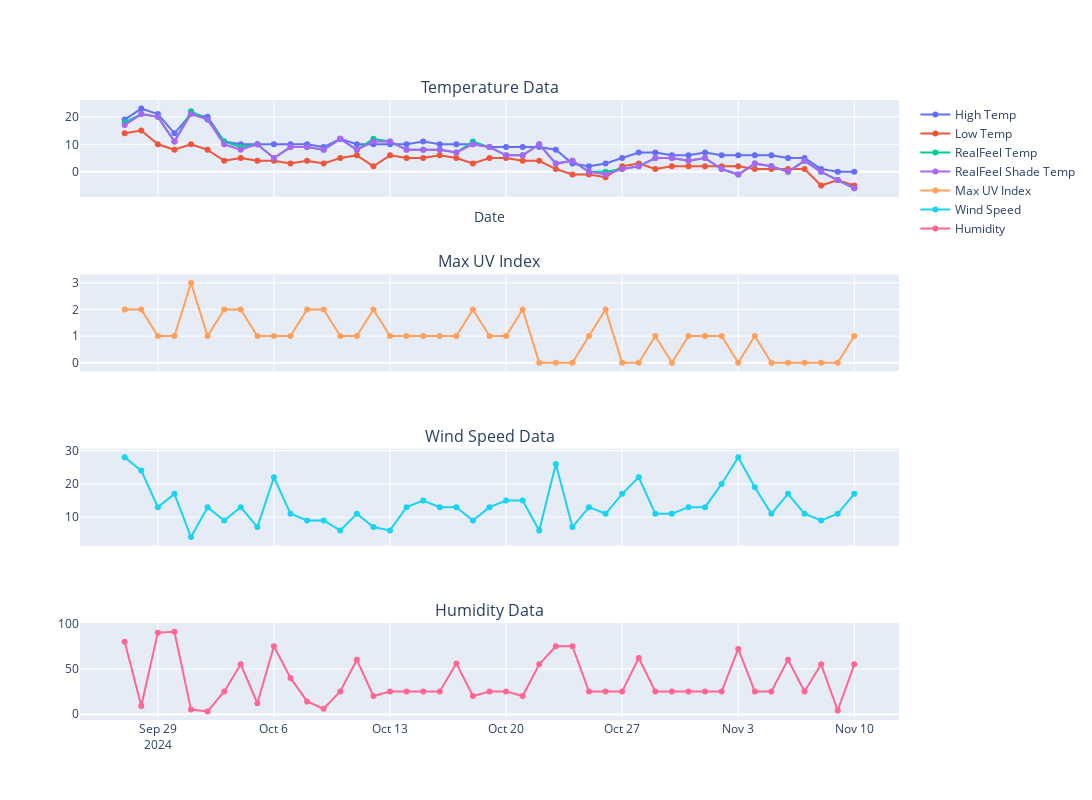

Notebook cell for this chart:
### Code cell
import pandas as pd
import plotly.express as px
import plotly.graph_objects as go
from plotly.subplots import make_subplots
from datetime import datetime


# Create subplots with shared x-axes
fig = make_subplots(rows=4, cols=1, shared_xaxes=True, subplot_titles=("Temperature Data", "Max UV Index", "Wind Speed Data", "Humidity Data"))

# Add temperature data to the first subplot
fig.add_trace(go.Scatter(x=df['Date'], y=df['High Temp'], mode='lines+markers', name='High Temp', hovertemplate='%{y}°C<br>%{x|%m/%d}'), row=1, col=1)
fig.add_trace(go.Scatter(x=df['Date'], y=df['Low Temp'], mode='lines+markers', name='Low Temp', hovertemplate='%{y}°C<br>%{x|%m/%d}'), row=1, col=1)
fig.add_trace(go.Scatter(x=df['Date'], y=df['RealFeel Temp'], mode='lines+markers', name='RealFeel Temp', hovertemplate='%{y}°C<br>%{x|%m/%d}'), row=1, col=1)
fig.add_trace(go.Scatter(x=df['Date'], y=df['RealFeel Shade Temp'], mode='lines+markers', name='RealFeel Shade Temp', hovertemplate='%{y}°C<br>%{x|%m/%d}'), row=1, col=1)

# Add Max UV Index data to the second subplot
fig.add_trace(go.Scatter(x=df['Date'], y=df['Max UV Index'], mode='lines+markers', name='Max UV Index', hovertemplate='%{y}<br>%{x|%m/%d}'), row=2, col=1)

# Add wind speed data to the third subplot
fig.add_trace(go.Scatter(x=df['Date'], y=df['Wind Speed'], mode='lines+markers', name='Wind Speed', hovertemplate='%{y} km/h<br>%{x|%m/%d}'), row=3, col=1)

# Add humidity data to the fourth subplot
fig.add_trace(go.Scatter(x=df['Date'], y=df['Humidity'], mode='lines+markers', name='Humidity', hovertemplate='%{y}%<br>%{x|%m/%d}'), row=4, col=1)

# Update layout to format the date labels and set the axis titles
fig.update_layout(
    width=1200,  # Set the width of the plot
    height=800,  # Set the height of the plot
    hovermode='x unified',  # Synchronize hover across subplots
    xaxis_title='Date',
    xaxis=dict(
        tickformat='%m/%d',
        tickangle=45
    )
)

# Show the plot
fig.show()

### Figure 1 — Plotly figure (JSON) as saved in the notebook; plotly's stock layout.template omitted (floating-point values rounded to 4 significant figures)
{"data": [{"hovertemplate": "%{y}°C<br>%{x|%m/%d}", "mode": "lines+markers", "name": "High Temp", "type": "scatter", "x": ["2024-09-27", "2024-09-28", "2024-09-29", "2024-09-30", "2024-10-01", "2024-10-02", "2024-10-03", "2024-10-04", "2024-10-05", "2024-10-06", "2024-10-07", "2024-10-08", "2024-10-09", "2024-10-10", "2024-10-11", "2024-10-12", "2024-10-13", "2024-10-14", "2024-10-15", "2024-10-16", "2024-10-17", "2024-10-18", "2024-10-19", "2024-10-20", "2024-10-21", "2024-10-22", "2024-10-23", "2024-10-24", "2024-10-25", "2024-10-26", "2024-10-27", "2024-10-28", "2024-10-29", "2024-10-30", "2024-10-31", "2024-11-01", "2024-11-02", "2024-11-03", "2024-11-04", "2024-11-05", "2024-11-06", "2024-11-07", "2024-11-08", "2024-11-09", "2024-11-10"], "xaxis": "x", "y": [19, 23, 21, 14, 21, 20, 11, 10, 10, 10, 10, 10, 9, 12, 10, 10, 10, 10, 11, 10, 10, 10, 9, 9, 9, 9, 8, 3, 2, 3, 5, 7, 7, 6, 6, 7, 6, 6, 6, 6, 5, 5, 1, 0, 0], "yaxis": "y"}, {"hovertemplate": "%{y}°C<br>%{x|%m/%d}", "mode": "lines+markers", "name": "Low Temp", "type": "scatter", "x": ["2024-09-27", "2024-09-28", "2024-09-29", "2024-09-30", "2024-10-01", "2024-10-02", "2024-10-03", "2024-10-04", "2024-10-05", "2024-10-06", "2024-10-07", "2024-10-08", "2024-10-09", "2024-10-10", "2024-10-11", "2024-10-12", "2024-10-13", "2024-10-14", "2024-10-15", "2024-10-16", "2024-10-17", "2024-10-18", "2024-10-19", "2024-10-20", "2024-10-21", "2024-10-22", "2024-10-23", "2024-10-24", "2024-10-25", "2024-10-26", "2024-10-27", "2024-10-28", "2024-10-29", "2024-10-30", "2024-10-31", "2024-11-01", "2024-11-02", "2024-11-03", "2024-11-04", "2024-11-05", "2024-11-06", "2024-11-07", "2024-11-08", "2024-11-09", "2024-11-10"], "xaxis": "x", "y": [14, 15, 10, 8, 10, 8, 4, 5, 4, 4, 3, 4, 3, 5, 6, 2, 6, 5, 5, 6, 5, 3, 5, 5, 4, 4, 1, -1, -1, -2, 2, 3, 1, 2, 2, 2, 2, 2, 1, 1, 1, 1, -5, -3, -5], "yaxis": "y"}, {"hovertemplate": "%{y}°C<br>%{x|%m/%d}", "mode": "lines+markers", "name": "RealFeel Temp", "type": "scatter", "x": ["2024-09-27", "2024-09-28", "2024-09-29", "2024-09-30", "2024-10-01", "2024-10-02", "2024-10-03", "2024-10-04", "2024-10-05", "2024-10-06", "2024-10-07", "2024-10-08", "2024-10-09", "2024-10-10", "2024-10-11", "2024-10-12", "2024-10-13", "2024-10-14", "2024-10-15", "2024-10-16", "2024-10-17", "2024-10-18", "2024-10-19", "2024-10-20", "2024-10-21", "2024-10-22", "2024-10-23", "2024-10-24", "2024-10-25", "2024-10-26", "2024-10-27", "2024-10-28", "2024-10-29", "2024-10-30", "2024-10-31", "2024-11-01", "2024-11-02", "2024-11-03", "2024-11-04", "2024-11-05", "2024-11-06", "2024-11-07", "2024-11-08", "2024-11-09", "2024-11-10"], "xaxis": "x", "y": [18, 21, 20, 11, 22, 19, 11, 9, 10, 5, 9, 9, 8, 12, 8, 12, 11, 8, 8, 8, 7, 11, 9, 6, 6, 10, 3, 4, 0, 0, 1, 2, 5, 5, 4, 5, 1, -1, 3, 2, 0, 4, 0, -3, -6], "yaxis": "y"}, {"hovertemplate": "%{y}°C<br>%{x|%m/%d}", "mode": "lines+markers", "name": "RealFeel Shade Temp", "type": "scatter", "x": ["2024-09-27", "2024-09-28", "2024-09-29", "2024-09-30", "2024-10-01", "2024-10-02", "2024-10-03", "2024-10-04", "2024-10-05", "2024-10-06", "2024-10-07", "2024-10-08", "2024-10-09", "2024-10-10", "2024-10-11", "2024-10-12", "2024-10-13", "2024-10-14", "2024-10-15", "2024-10-16", "2024-10-17", "2024-10-18", "2024-10-19", "2024-10-20", "2024-10-21", "2024-10-22", "2024-10-23", "2024-10-24", "2024-10-25", "2024-10-26", "2024-10-27", "2024-10-28", "2024-10-29", "2024-10-30", "2024-10-31", "2024-11-01", "2024-11-02", "2024-11-03", "2024-11-04", "2024-11-05", "2024-11-06", "2024-11-07", "2024-11-08", "2024-11-09", "2024-11-10"], "xaxis": "x", "y": [17, 21, 20, 11, 21, 19, 10, 8, 10, 5, 9, 9, 8, 12, 8, 11, 11, 8, 8, 8, 7, 10, 9, 6, 6, 10, 3, 4, 0, -1, 1, 2, 5, 5, 4, 5, 1, -1, 3, 2, 0, 4, 0, -3, -6], "yaxis": "y"}, {"hovertemplate": "%{y}<br>%{x|%m/%d}", "mode": "lines+markers", "name": "Max UV Index", "type": "scatter", "x": ["2024-09-27", "2024-09-28", "2024-09-29", "2024-09-30", "2024-10-01", "2024-10-02", "2024-10-03", "2024-10-04", "2024-10-05", "2024-10-06", "2024-10-07", "2024-10-08", "2024-10-09", "2024-10-10", "2024-10-11", "2024-10-12", "2024-10-13", "2024-10-14", "2024-10-15", "2024-10-16", "2024-10-17", "2024-10-18", "2024-10-19", "2024-10-20", "2024-10-21", "2024-10-22", "2024-10-23", "2024-10-24", "2024-10-25", "2024-10-26", "2024-10-27", "2024-10-28", "2024-10-29", "2024-10-30", "2024-10-31", "2024-11-01", "2024-11-02", "2024-11-03", "2024-11-04", "2024-11-05", "2024-11-06", "2024-11-07", "2024-11-08", "2024-11-09", "2024-11-10"], "xaxis": "x2", "y": [2, 2, 1, 1, 3, 1, 2, 2, 1, 1, 1, 2, 2, 1, 1, 2, 1, 1, 1, 1, 1, 2, 1, 1, 2, 0, 0, 0, 1, 2, 0, 0, 1, 0, 1, 1, 1, 0, 1, 0, 0, 0, 0, 0, 1], "yaxis": "y2"}, {"hovertemplate": "%{y} km/h<br>%{x|%m/%d}", "mode": "lines+markers", "name": "Wind Speed", "type": "scatter", "x": ["2024-09-27", "2024-09-28", "2024-09-29", "2024-09-30", "2024-10-01", "2024-10-02", "2024-10-03", "2024-10-04", "2024-10-05", "2024-10-06", "2024-10-07", "2024-10-08", "2024-10-09", "2024-10-10", "2024-10-11", "2024-10-12", "2024-10-13", "2024-10-14", "2024-10-15", "2024-10-16", "2024-10-17", "2024-10-18", "2024-10-19", "2024-10-20", "2024-10-21", "2024-10-22", "2024-10-23", "2024-10-24", "2024-10-25", "2024-10-26", "2024-10-27", "2024-10-28", "2024-10-29", "2024-10-30", "2024-10-31", "2024-11-01", "2024-11-02", "2024-11-03", "2024-11-04", "2024-11-05", "2024-11-06", "2024-11-07", "2024-11-08", "2024-11-09", "2024-11-10"], "xaxis": "x3", "y": [28, 24, 13, 17, 4, 13, 9, 13, 7, 22, 11, 9, 9, 6, 11, 7, 6, 13, 15, 13, 13, 9, 13, 15, 15, 6, 26, 7, 13, 11, 17, 22, 11, 11, 13, 13, 20, 28, 19, 11, 17, 11, 9, 11, 17], "yaxis": "y3"}, {"hovertemplate": "%{y}%<br>%{x|%m/%d}", "mode": "lines+markers", "name": "Humidity", "type": "scatter", "x": ["2024-09-27", "2024-09-28", "2024-09-29", "2024-09-30", "2024-10-01", "2024-10-02", "2024-10-03", "2024-10-04", "2024-10-05", "2024-10-06", "2024-10-07", "2024-10-08", "2024-10-09", "2024-10-10", "2024-10-11", "2024-10-12", "2024-10-13", "2024-10-14", "2024-10-15", "2024-10-16", "2024-10-17", "2024-10-18", "2024-10-19", "2024-10-20", "2024-10-21", "2024-10-22", "2024-10-23", "2024-10-24", "2024-10-25", "2024-10-26", "2024-10-27", "2024-10-28", "2024-10-29", "2024-10-30", "2024-10-31", "2024-11-01", "2024-11-02", "2024-11-03", "2024-11-04", "2024-11-05", "2024-11-06", "2024-11-07", "2024-11-08", "2024-11-09", "2024-11-10"], "xaxis": "x4", "y": [80, 9, 90, 91, 5, 3, 25, 55, 12, 75, 40, 14, 6, 25, 60, 20, 25, 25, 25, 25, 56, 20, 25, 25, 20, 55, 75, 75, 25, 25, 25, 62, 25, 25, 25, 25, 25, 72, 25, 25, 60, 25, 55, 4, 55], "yaxis": "y4"}], "layout": {"annotations": [{"font": {"size": 16}, "showarrow": false, "text": "Temperature Data", "x": 0.5, "xanchor": "center", "xref": "paper", "y": 1, "yanchor": "bottom", "yref": "paper"}, {"font": {"size": 16}, "showarrow": false, "text": "Max UV Index", "x": 0.5, "xanchor": "center", "xref": "paper", "y": 0.7188, "yanchor": "bottom", "yref": "paper"}, {"font": {"size": 16}, "showarrow": false, "text": "Wind Speed Data", "x": 0.5, "xanchor": "center", "xref": "paper", "y": 0.4375, "yanchor": "bottom", "yref": "paper"}, {"font": {"size": 16}, "showarrow": false, "text": "Humidity Data", "x": 0.5, "xanchor": "center", "xref": "paper", "y": 0.1562, "yanchor": "bottom", "yref": "paper"}], "height": 800, "hovermode": "x unified", "width": 1200, "xaxis": {"anchor": "y", "domain": [0, 1], "matches": "x4", "showticklabels": false, "tickangle": 45, "tickformat": "%m/%d", "title": {"text": "Date"}}, "xaxis2": {"anchor": "y2", "domain": [0, 1], "matches": "x4", "showticklabels": false}, "xaxis3": {"anchor": "y3", "domain": [0, 1], "matches": "x4", "showticklabels": false}, "xaxis4": {"anchor": "y4", "domain": [0, 1]}, "yaxis": {"anchor": "x", "domain": [0.8438, 1]}, "yaxis2": {"anchor": "x2", "domain": [0.5625, 0.7188]}, "yaxis3": {"anchor": "x3", "domain": [0.2812, 0.4375]}, "yaxis4": {"anchor": "x4", "domain": [0, 0.1562]}}}
